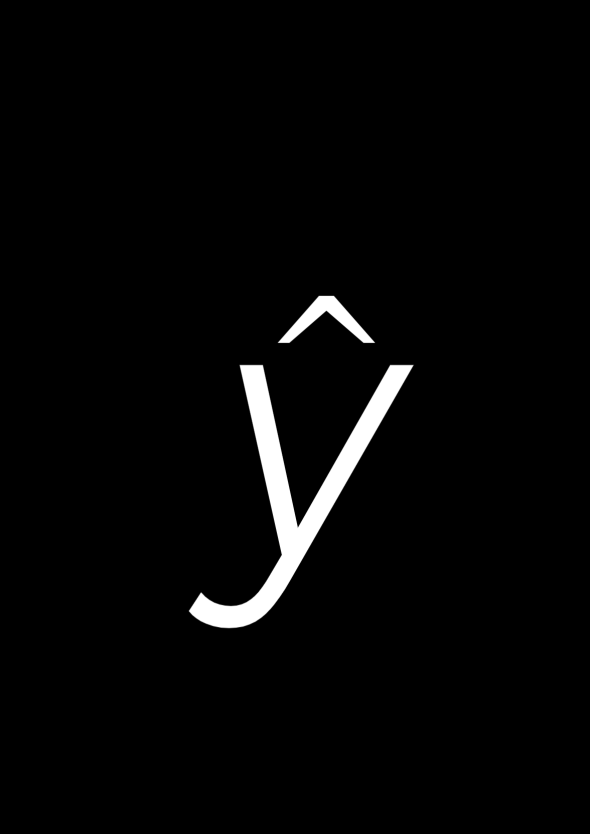
#> input picture notebooks/to_pixelate.png, 1770 x 2500 px (shown at 1/3 size)
$ jupyter execute pixelate.ipynb
#> lines starting #> are read from the running program, lines starting #| are printed output that depends on the picture; after the words box and inside, x2 and y2 are one past the last pixel; in counts of white or black regions, pixels touching at a corner belong together
# Pixelate image for cover

[cell 1]
import imageio
import numpy as np
import matplotlib.pyplot as plt
from scipy.ndimage import gaussian_filter
from PIL import Image

[cell 2]
30*1.41

[cell 3]
img = Image.open("to_pixelate.png")
#> img is the input picture: PIL image 1770x2500 RGB; mean R, G, B 6.5, 6.5, 6.5
#img = gaussian_filter(img, sigma=50)
#img = Image.fromarray(img)
small_pix = (30, 42)
img_s = img.resize(small_pix,resample=Image.BILINEAR)
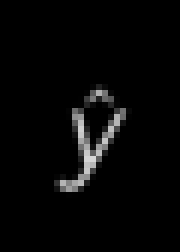
#> img_s: PIL image 30x42 RGB (shown 6 times larger); min 0, max 214, mean 6.5
img_s = np.array(img_s)

PIX = 40
for _ in range(PIX):
    x = np.random.choice(range(small_pix[1]))
    y = np.random.choice(range(small_pix[0]))
    img_s[x, y, :] = np.random.choice(range(5, 35))
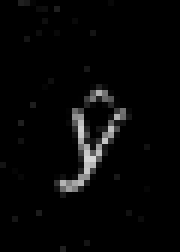
#> img_s: shape (42, 30, 3) (shown 6 times larger); 3.17% of pixels changed, all inside (x1, y1, x2, y2) = (0, 0, 25, 42)

img_s = Image.fromarray(img_s)
img = img_s.resize(img.size, resample=Image.NEAREST)

img_np = np.array(img)
img_np = img_np / img_np.max()
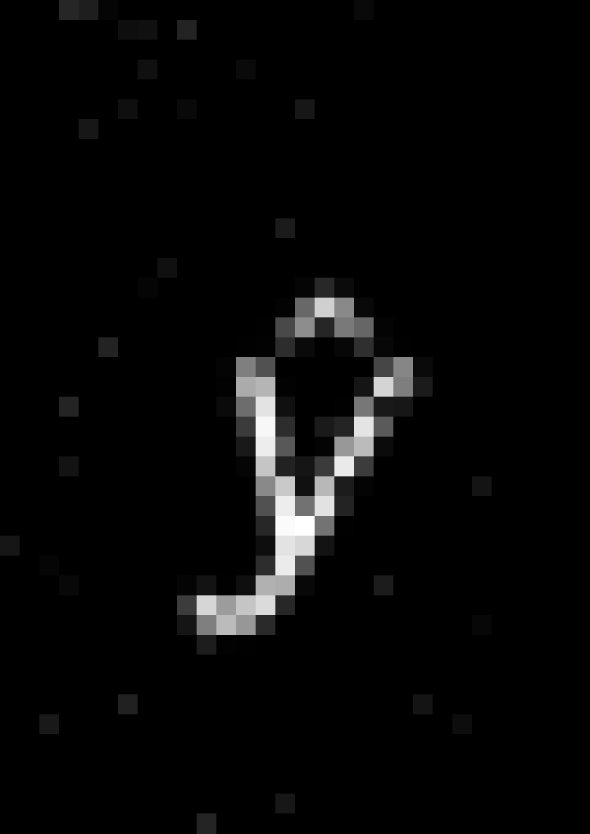
#> img_np: shape (2500, 1770, 3) float64 (shown at 1/3 size); min 0, max 1, mean 0.0316

plt.figure(figsize=(20.08, 28.35))
plt.imshow(img_np)
plt.axis('off')
plt.savefig('yhat_pixelate.png', dpi=100)

$ run again, with notebooks/yhat.png copied over notebooks/to_pixelate.png
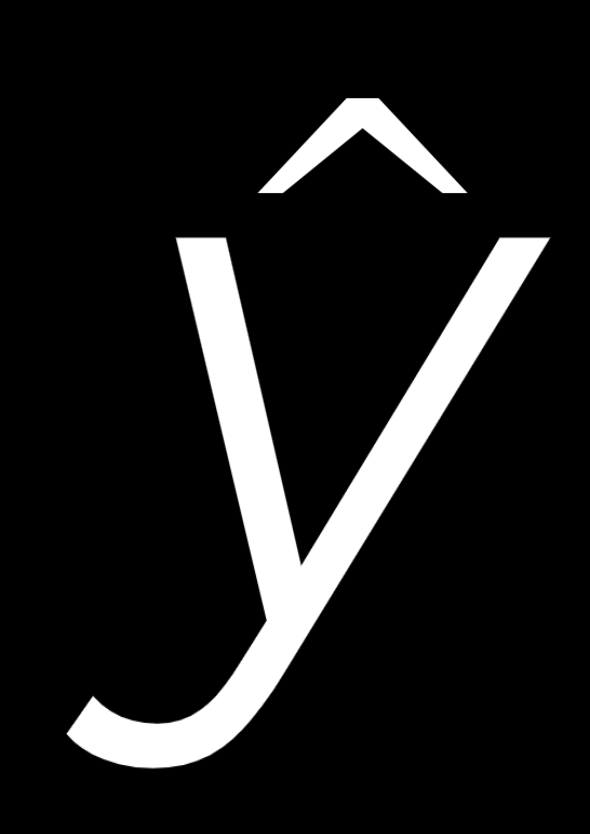
#> input picture notebooks/yhat.png, 1770 x 2500 px (shown at 1/3 size)
#> img is the input picture: PIL image 1770x2500 RGB; mean R, G, B 28.4, 28.4, 28.4
#> after the loop `for _ in range(PIX):`:
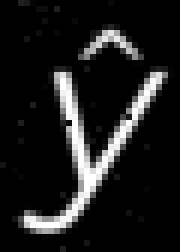
#> img_s: shape (42, 30, 3) (shown 6 times larger); min 0, max 255, mean 28.5
#> `img = img_s.resize(img.size, resample=Image.NEAREST)`:
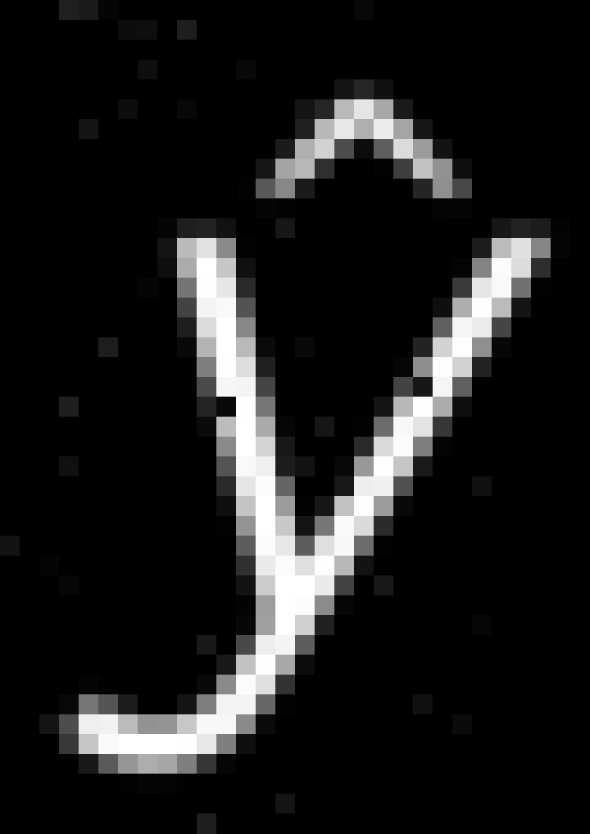
#> img: PIL image 1770x2500 RGB (shown at 1/3 size); min 0, max 255, mean 28.5
